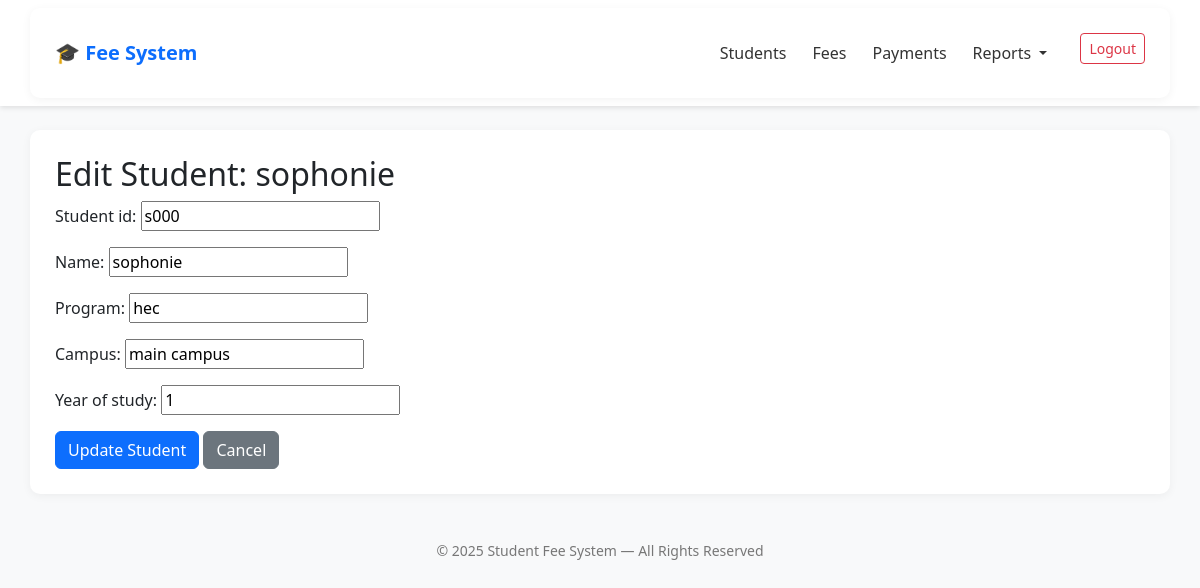
The app's page /students/s000/edit/ (signed in) with its own data.
### management/models.py (models this page shows, shortened)
class Student(models.Model):
    student_id = models.CharField(max_length=10, unique=True, primary_key=True)  # e.g., S001
    name = models.CharField(max_length=100)
    program = models.CharField(max_length=100)
    campus = models.CharField(max_length=50)
    year_of_study = models.PositiveIntegerField(validators=[MinValueValidator(1)])

### management/views.py (the view)
# urls.py: path('students/<str:student_id>/edit/', views.StudentUpdateView.as_view(), name='student_edit'),
class StudentUpdateView(LoginRequiredMixin, UpdateView):
    model = Student
    form_class = StudentForm
    template_name = 'management/student_edit.html'
    pk_url_kwarg = 'student_id'  # Use 'student_id' in URL instead of default 'pk'
    success_url = reverse_lazy('student_list')

### management/forms.py
class StudentForm(forms.ModelForm):
    class Meta:
        model = Student
        fields = ['student_id', 'name', 'program', 'campus', 'year_of_study']
        widgets = {
            'student_id': forms.TextInput(attrs={'placeholder': 'e.g., S001'}),
            'year_of_study': forms.NumberInput(attrs={'min': 1}),
        }

### templates/management/student_edit.html (shortened to what this page needs)
{% extends 'base.html' %}
{% block content %}
<h2>Edit Student: {{ object.name }}</h2>
<form method="post">
    {{ form.as_p }}
    <button type="submit" class="btn btn-primary">Update Student</button>
    <a href="{% url 'student_list' %}" class="btn btn-secondary">Cancel</a>
</form>
{% endblock %}

### templates/base.html (style rules this page uses)
body { background-color: #f8f9fa; font-family: 'Segoe UI', Tahoma, Geneva, Verdana, sans-serif; }

### records on screen
Student: name "sophonie", student_id "s000", program "hec", campus "main campus", year_of_study "1"

### other values on screen
{{ year|default:2025 }} "2025"
